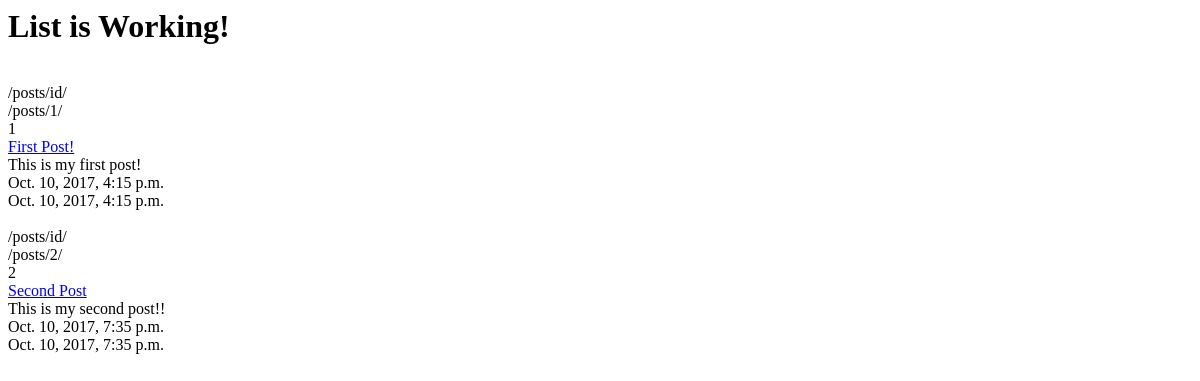
The app's page /posts/, older data.
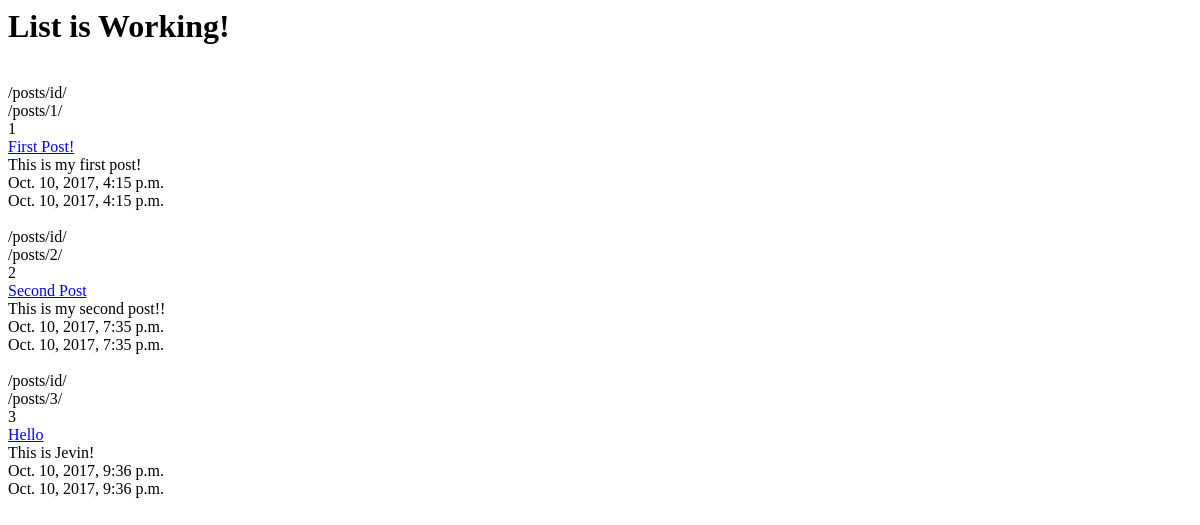
The same page, newer data.
### posts/models.py (models this page shows, shortened)
class Post(models.Model):
    title = models.CharField(max_length=120)
    content = models.TextField()
    updated = models.DateTimeField(auto_now=True, auto_now_add=False)
    timestamp = models.DateTimeField(auto_now=False, auto_now_add=True)
    def get_absolute_url(self):
        return reverse("posts:detail", kwargs={"id": self.id})

### posts/views.py (the view)
def post_list(request):
    queryset = Post.objects.all()
    context = {
        'object_list': queryset,
        'title': 'List'
    }
    return render(request, 'index.html', context)

### templates/index.html
<html>
    <body>
        <h1>{{title}} is Working!</h1>
        {% for obj in object_list  %}
            <br/>
            /posts/id/<br/>
            {% url "posts:detail" id=obj.id %}<br/>
            {{ obj.id }}<br/>
            <a href='{{ obj.get_absolute_url }}'>{{ obj.title }}</a><br/>
            {{ obj.content }}<br/>
            {{ obj.timestamp }}<br/>
            {{ obj.updated }}<br/>
        {% endfor %}
    </body>
</html>

Row changes from the older to the newer data that the page shows:
added Post: id "/posts/3/", id "3", title "Hello", content "This is Jevin!", timestamp "Oct. 10, 2017, 9:36 p.m.", updated "Oct. 10, 2017, 9:36 p.m."
